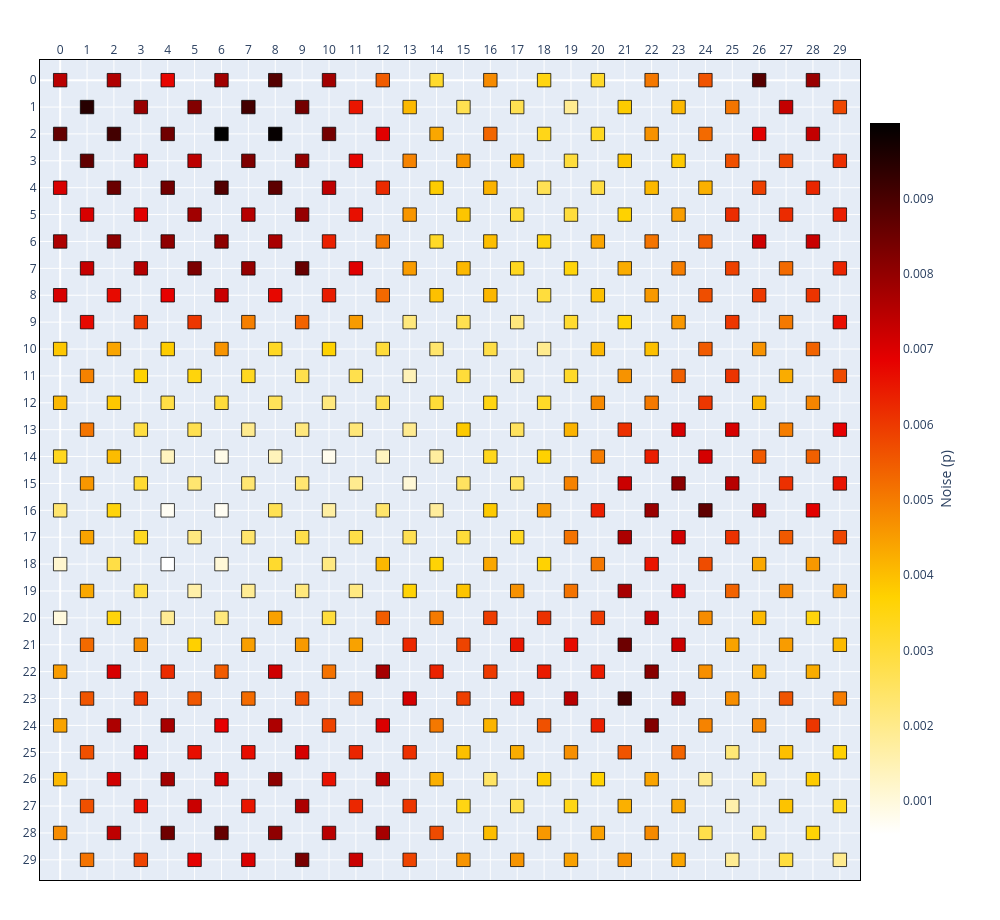

Notebook cell for this chart:
### Markdown cell above
### Spatially correlated noise

The samplers above draw each qubit independently, which is convenient but unphysical:
real fabrication variation is *correlated* in space. `NormalContour` constructs such a
field — neighboring qubits take on similar error rates, yielding smooth gradients and hot
spots. The `slope` parameter controls the spatial scale of the correlation. On a larger
chip the contour structure is readily apparent in the heatmap.

### Code cell
chip_contour = Chip(15, 15)
chip_contour.generate_noise(NormalContour(mean=0.005, deviation=0.002, slope=5, seed=12))
print("noise model :", chip_contour.spec.noise_model)
chip_contour.show(style=noise_heatmap_style(chip_contour))
